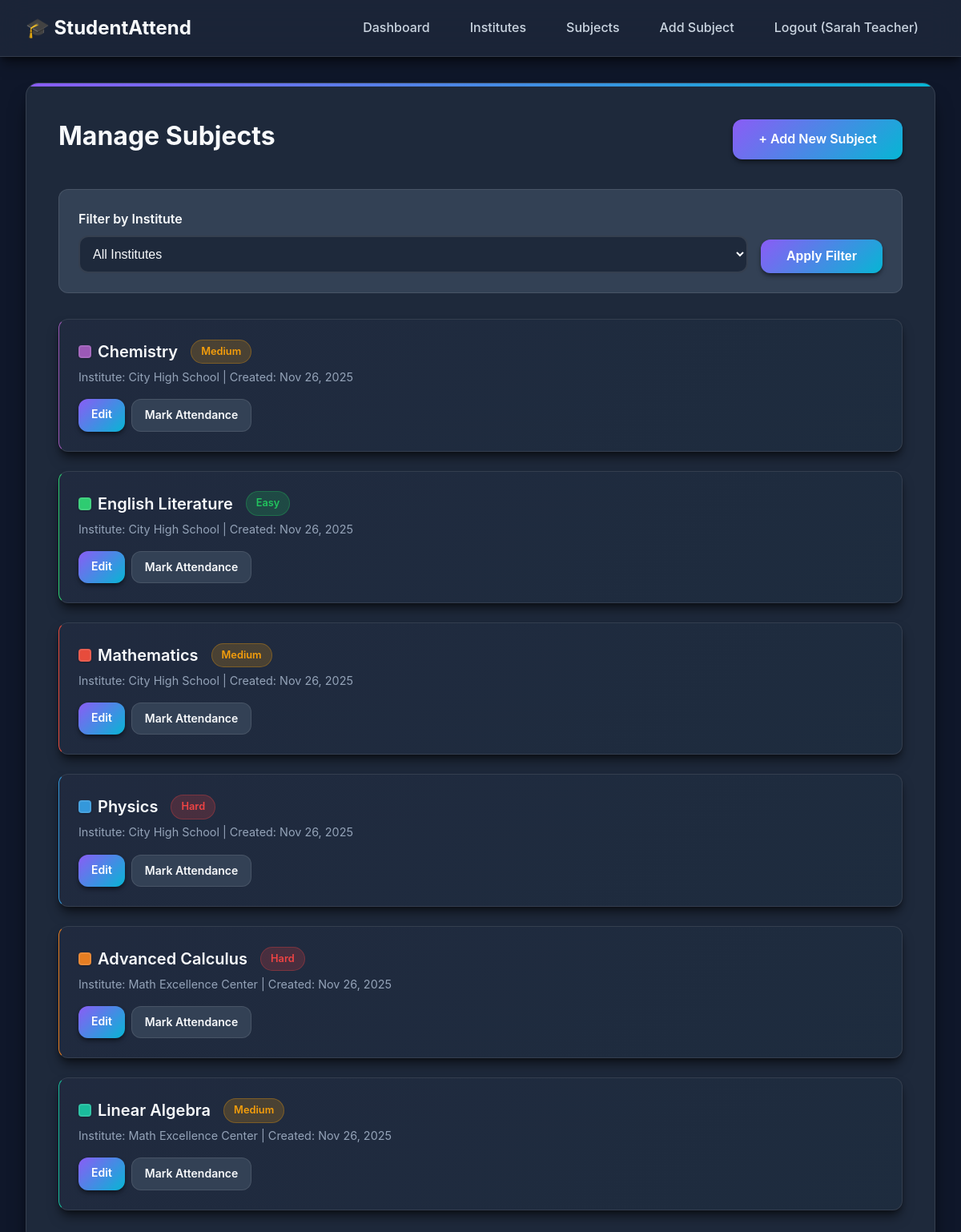
Page /manage/subjects.php (signed in) on the committed database.
### tables this page shows
CREATE TABLE subjects (
    id INT PRIMARY KEY AUTO_INCREMENT,
    institute_id INT NOT NULL,
    name VARCHAR(100) NOT NULL,
    description TEXT NULL,
    difficulty ENUM('easy', 'medium', 'hard') DEFAULT 'medium',
    color_code VARCHAR(7) DEFAULT '#3498db',
    is_active BOOLEAN DEFAULT TRUE,
    created_at TIMESTAMP DEFAULT CURRENT_TIMESTAMP,
    updated_at TIMESTAMP DEFAULT CURRENT_TIMESTAMP ON UPDATE CURRENT_TIMESTAMP,
    FOREIGN KEY (institute_id) REFERENCES institutes(id) ON DELETE CASCADE,
    INDEX idx_institute_id (institute_id),
    INDEX idx_difficulty (difficulty)
);

CREATE TABLE institutes (
    id INT PRIMARY KEY AUTO_INCREMENT,
    user_id INT NOT NULL,  
    name VARCHAR(100) NOT NULL,
    description TEXT NULL,
    address TEXT NULL,
    contact_email VARCHAR(150) NULL,
    contact_phone VARCHAR(20) NULL,
    is_active BOOLEAN DEFAULT TRUE,
    created_at TIMESTAMP DEFAULT CURRENT_TIMESTAMP,
    updated_at TIMESTAMP DEFAULT CURRENT_TIMESTAMP ON UPDATE CURRENT_TIMESTAMP,
    FOREIGN KEY (user_id) REFERENCES users(id) ON DELETE CASCADE,
    INDEX idx_user_id (user_id)
);

### manage/subjects.php (the view, shortened to what this page needs)
<?php
require_once '../config.php';
$institute_id = $_GET['institute_id'] ?? '';
try {
    $pdo = getDBConnection();
    $query = "SELECT s.*, i.name as institute_name
              FROM subjects s
              JOIN institutes i ON s.institute_id = i.id
              WHERE i.user_id = ?";
    $params = [$_SESSION['user_id']];
    $query .= " ORDER BY i.name, s.name";
    $stmt = $pdo->prepare($query);
    $stmt->execute($params);
    $subjects = $stmt->fetchAll(PDO::FETCH_ASSOC);
} catch (PDOException $e) {
    $error = "Failed to load subjects: " . $e->getMessage();
    $subjects = [];
    $institutes = [];
}
?>
<!DOCTYPE html>
<html lang="en">
<head>
</head>
<body>
    <div class="header">
        <h1>🎓 StudentAttend</h1>
        <ul class="nav-links">
            <li><a href="../dashboard/dashboard.php">Dashboard</a></li>
            <li><a href="institutes.php">Institutes</a></li>
            <li><a href="subjects.php">Subjects</a></li>
            <li><a href="add-subject.php">Add Subject</a></li>
            <li><a href="../auth/logout.php">Logout (<?php echo htmlspecialchars($_SESSION['user_name']); ?>)</a></li>
        </ul>
    </div>
    <div class="container">
        <div class="card">
            <div style="display: flex; justify-content: space-between; align-items: center; margin-bottom: 2rem;">
                <h2 class="page-title">Manage Subjects</h2>
                <a href="add-subject.php" class="btn btn-primary">+ Add New Subject</a>
            </div>
            <div class="filter-section">
                <form method="GET" action="" class="filter-form">
                    <div class="filter-group">
                        <label for="institute_id">Filter by Institute</label>
                        <select id="institute_id" name="institute_id">
                            <option value="">All Institutes</option>
                        </select>
                    </div>
                    <div>
                        <button type="submit" class="btn btn-primary">Apply Filter</button>
                    </div>
                </form>
            </div>
            <?php if (empty($subjects)): ?>
                <div class="empty-state">
                    <h3>No Subjects Found</h3>
                    <p>
                        <?php if ($institute_id): ?>
                            No subjects found for the selected institute.
                        <?php else: ?>
                            You haven't created any subjects yet.
                        <?php endif; ?>
                    </p>
                    <a href="add-subject.php" class="btn btn-primary" style="margin-top: 1rem;">
                        Create Your First Subject
                    </a>
                </div>
            <?php else: ?>
                <div class="subjects-grid">
                    <?php foreach ($subjects as $subject): ?>
                        <div class="subject-card" style="border-left-color: <?php echo $subject['color_code']; ?>">
                            <div class="subject-header">
                                <div style="flex: 1;">
                                    <div class="subject-name">
                                        <span class="color-indicator"
                                            style="background: <?php echo $subject['color_code']; ?>"></span>
                                        <?php echo htmlspecialchars($subject['name']); ?>
                                        <span class="difficulty-badge difficulty-<?php echo $subject['difficulty']; ?>">
                                            <?php echo ucfirst($subject['difficulty']); ?>
                                        </span>
                                    </div>
                                    <div class="subject-meta">
                                        Institute: <?php echo htmlspecialchars($subject['institute_name']); ?> |
                                        Created: <?php echo date('M j, Y', strtotime($subject['created_at'])); ?>
                                    </div>
                                </div>
                            </div>
                            <div class="subject-actions">
                                <a href="edit-subject.php?id=<?php echo $subject['id']; ?>"
                                    class="btn btn-small btn-primary">Edit</a>
                                <a href="mark-attendance.php?subject_id=<?php echo $subject['id']; ?>"
                                    class="btn btn-small btn-secondary">Mark Attendance</a>
                            </div>
                        </div>
                    <?php endforeach; ?>
                </div>
            <?php endif; ?>
        </div>
    </div>
</body>
</html>

### rows in the picture
subjects: name "Chemistry", difficulty "Medium", institute.name "City High School", created_at "Nov 26, 2025"
subjects: name "English Literature", difficulty "Easy", institute.name "City High School", created_at "Nov 26, 2025"
subjects: name "Mathematics", difficulty "Medium", institute.name "City High School", created_at "Nov 26, 2025"
subjects: name "Physics", difficulty "Hard", institute.name "City High School", created_at "Nov 26, 2025"
subjects: name "Advanced Calculus", difficulty "Hard", institute.name "Math Excellence Center", created_at "Nov 26, 2025"
subjects: name "Linear Algebra", difficulty "Medium", institute.name "Math Excellence Center", created_at "Nov 26, 2025"

### other values in the picture
$_SESSION['user_name'] "Sarah Teacher"
